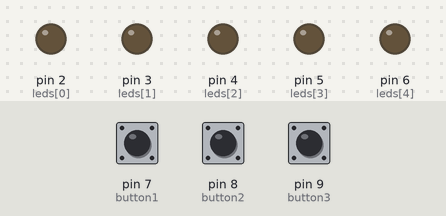
A sketch run on a simulated Arduino Uno, built with avr-gcc and run on an emulated ATmega328P. Shown: output pins drawn as LEDs (lit = HIGH). Dashed ring = blinking. The inputs (shaded band) are chosen by the test bench; at power-on: pin 7 (button1) HIGH, pin 9 (button3) HIGH, pin 8 (button2) HIGH.

Above: at 1.2 s.
1.3 s: pin 7 (button1) pulled LOW for 0.15 s
At 1.4 s:
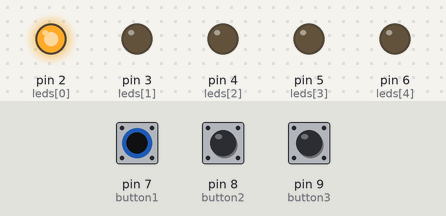
4.3 s: pin 9 (button3) pulled LOW for 0.15 s
At 4.4 s:
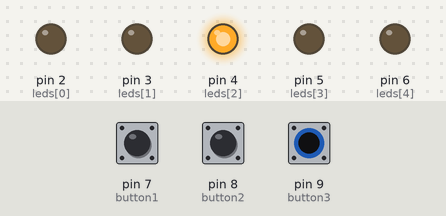
6.4 s: pin 8 (button2) pulled LOW for 3.2 s
At 6.5 s:
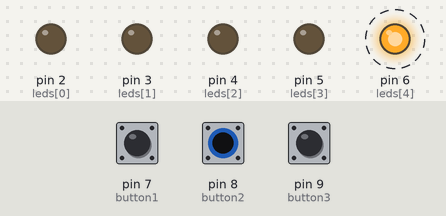
11.1 s: pin 7 (button1) pulled LOW for 3.2 s
At 11.4 s:
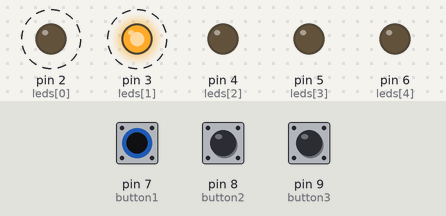
15.8 s: pin 9 (button3) pulled LOW for 3.2 s
At 16.1 s:
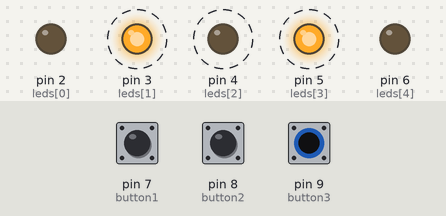
Timing chart, 0 to 20.9 s (numbered marks = the images above; inputs shaded):
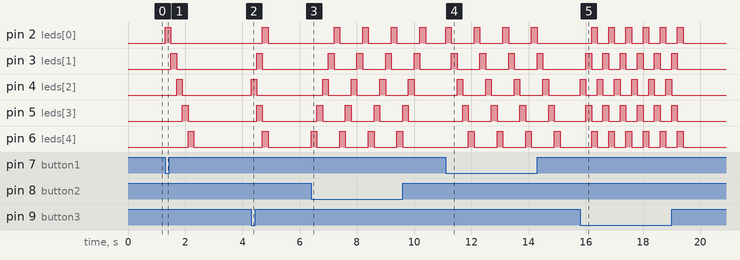

The sketch:

control_leds.ino
```cpp
int leds[] = {2, 3, 4, 5, 6}; // Los pines de los LEDs
int delayTime = 200; // Tiempo de espera entre cambios de estado (en milisegundos)
int button1 = 7; // Pin del botón 1
int button2 = 8; // Pin del botón 2
int button3 = 9; // Pin del botón 3

void setup() {
  for (int i = 0; i < 5; i++) {
    pinMode(leds[i], OUTPUT); // Configurar los pines como salidas
  }
  pinMode(button1, INPUT_PULLUP); // Configurar botón 1 como entrada con resistencia pull-up
  pinMode(button2, INPUT_PULLUP); // Configurar botón 2 como entrada con resistencia pull-up
  pinMode(button3, INPUT_PULLUP); // Configurar botón 3 como entrada con resistencia pull-up
}

void loop() {
  if (digitalRead(button1) == LOW) { // Si se presiona el botón 1
    // Encender los LEDs de derecha a izquierda
    for (int i = 0; i < 5; i++) {
      digitalWrite(leds[i], HIGH); // Encender el LED actual
      delay(delayTime); // Esperar un tiempo
      digitalWrite(leds[i], LOW); // Apagar el LED actual
    }
  } else if (digitalRead(button2) == LOW) { // Si se presiona el botón 2
    // Encender los LEDs de izquierda a derecha
    for (int i = 4; i >= 0; i--) {
      digitalWrite(leds[i], HIGH); // Encender el LED actual
      delay(delayTime); // Esperar un tiempo
      digitalWrite(leds[i], LOW); // Apagar el LED actual
    }
  } else if (digitalRead(button3) == LOW) { // Si se presiona el botón 3
    // Encender los LEDs como si se abriera una cortina
    for (int i = 0; i < 3; i++) {
      digitalWrite(leds[2-i], HIGH); // Encender el LED de la izquierda
      digitalWrite(leds[2+i], HIGH); // Encender el LED de la derecha
      delay(delayTime); // Esperar un tiempo
      digitalWrite(leds[2-i], LOW); // Apagar el LED de la izquierda
      digitalWrite(leds[2+i], LOW); // Apagar el LED de la derecha
    }
  }
}
```

Measured:
- after the input at 1.3 s, pin 2 (leds[0]): LOW → HIGH at once, → LOW 0.20 s later; pin 3 (leds[1]): LOW → HIGH after 0.20 s, → LOW 0.20 s later; pin 4 (leds[2]): LOW → HIGH after 0.40 s, → LOW 0.20 s later; pin 5 (leds[3]): LOW → HIGH after 0.60 s, → LOW 0.20 s later; pin 6 (leds[4]): LOW → HIGH after 0.80 s, → LOW 0.20 s later
- after the input at 4.3 s, pin 2 (leds[0]), pin 6 (leds[4]): LOW → HIGH after 0.40 s, → LOW 0.20 s later; pin 3 (leds[1]), pin 5 (leds[3]): LOW → HIGH after 0.20 s, → LOW 0.20 s later; pin 4 (leds[2]): LOW → HIGH at once, → LOW 0.20 s later
- after the input at 6.4 s, pin 2 (leds[0]): alternates HIGH for 0.20 s and LOW for 0.80 s, starting after 0.80 s; pin 3 (leds[1]): alternates HIGH for 0.20 s and LOW for 0.80 s, starting after 0.60 s
- after the input at 11.1 s, pin 2 (leds[0]): alternates HIGH for 0.20 s and LOW for 0.80 s, 8 changes in all, then stays LOW, starting at once; pin 3 (leds[1]): alternates HIGH for 0.20 s and LOW for 0.80 s, starting after 0.20 s
- after the input at 15.8 s, pin 2 (leds[0]): alternates HIGH for 0.20 s and LOW for 0.40 s, 12 changes in all, then stays LOW, starting after 0.40 s; pin 3 (leds[1]): alternates HIGH for 0.20 s and LOW for 0.40 s, 12 changes in all, then stays LOW, starting after 0.20 s
